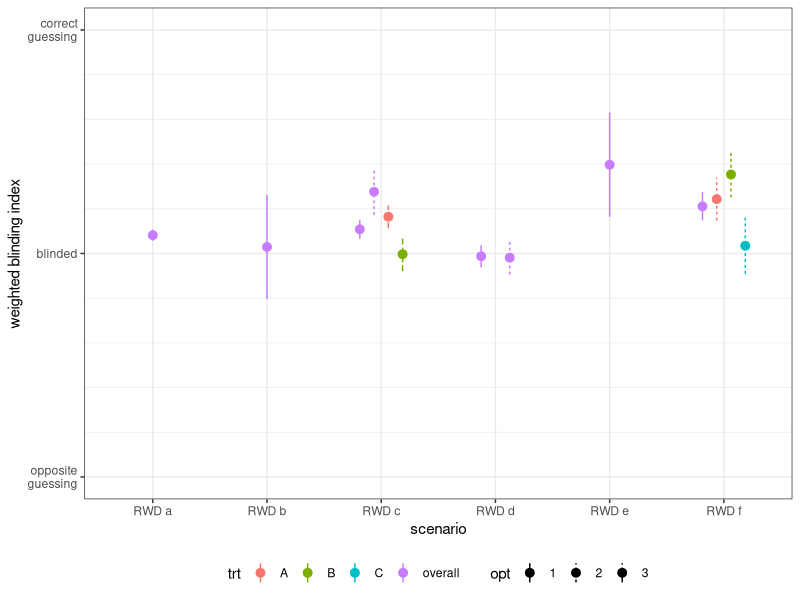

R code for this plot:
options(scipen = 8)

library(tidyverse)
library(broom)

## real world data scenarios

# RWD a)
rwd_a <- crossing(trt = c("A", "B"),
         guess = c("A", "B", "DK")) %>%
  mutate(n = c(557, 427, 756,
               418, 573, 764)) %>%
  mutate(w = case_when(guess == "DK" ~ 0,
                       trt == guess ~ 1,
                       trt != guess ~ -1)) %>%
  uncount(n) %>%
  lm(w ~ 1, data = .) %>%
  tidy(., conf.int = TRUE)
rwd_a

# RWD b)
rwd_b <- crossing(trt = c("A", "B"),
         guess = c("A", "B", "DK")) %>%
  mutate(n = c(15, 18, 0, 
               13, 18, 5)) %>%
  mutate(w = case_when(guess == "DK" ~ 0,
                       trt == guess ~ 1,
                       trt != guess ~ -1)) %>%
  uncount(n) %>%
  lm(w ~ 1, data = .) %>%
  tidy(., conf.int = TRUE)

rwd_b


# RWD c)
rwd_c1 <- crossing(trt = c("A", "B"),
         guess = c("def A", "poss A", "poss B", "def B", "DK")) %>%
  mutate(guess = factor(guess, c("def A", "poss A", "poss B", "def B", "DK"))) %>%
  arrange(trt, guess) %>%
  mutate(n = c(38, 44, 21, 4, 170,
               11, 16, 21, 8, 83)) %>%
  mutate(w = case_when(guess == "DK" ~ 0,
                       trt == "A" & guess == "def A" ~ 1,
                       trt == "B" & guess == "def B" ~ 1,
                       trt == "B" & guess == "def A" ~ -1,
                       trt == "A" & guess == "def B" ~ -1,
                       trt == "A" & guess == "poss A" ~ 0.5,
                       trt == "B" & guess == "poss B" ~ 0.5,
                       trt == "B" & guess == "poss A" ~ -0.5,
                       trt == "A" & guess == "poss B" ~ -0.5)) %>%
  uncount(n) %>%
  lm(w ~ 1, data = .) %>%
  tidy(., conf.int = TRUE)
rwd_c1

rwd_c2 <- crossing(trt = c("A", "B"),
         guess = c("def A", "poss A", "poss B", "def B", "DK")) %>%
  mutate(guess = factor(guess, c("def A", "poss A", "poss B", "def B", "DK"))) %>%
  arrange(trt, guess) %>%
  mutate(n = c(38, 44, 21, 4, 170,
               11, 16, 21, 8, 83)) %>%
  mutate(w = case_when(guess == "DK" ~ NA,
                       trt == "A" & guess == "def A" ~ 1,
                       trt == "B" & guess == "def B" ~ 1,
                       trt == "B" & guess == "def A" ~ -1,
                       trt == "A" & guess == "def B" ~ -1,
                       trt == "A" & guess == "poss A" ~ 0.5,
                       trt == "B" & guess == "poss B" ~ 0.5,
                       trt == "B" & guess == "poss A" ~ -0.5,
                       trt == "A" & guess == "poss B" ~ -0.5)) %>%
  uncount(n) %>%
  lm(w ~ 1, data = .) %>%
  tidy(., conf.int = TRUE)
rwd_c2

tmp <- crossing(trt = c("A", "B"),
                   guess = c("def A", "poss A", "poss B", "def B", "DK")) %>%
  mutate(guess = factor(guess, c("def A", "poss A", "poss B", "def B", "DK"))) %>%
  arrange(trt, guess) %>%
  mutate(n = c(38, 44, 21, 4, 170,
               11, 16, 21, 8, 83)) %>%
  mutate(w = case_when(guess == "DK" ~ 0,
                       trt == "A" & guess == "def A" ~ 1,
                       trt == "B" & guess == "def B" ~ 1,
                       trt == "B" & guess == "def A" ~ -1,
                       trt == "A" & guess == "def B" ~ -1,
                       trt == "A" & guess == "poss A" ~ 0.5,
                       trt == "B" & guess == "poss B" ~ 0.5,
                       trt == "B" & guess == "poss A" ~ -0.5,
                       trt == "A" & guess == "poss B" ~ -0.5)) %>%
  uncount(n) 
rwd_c3 <- tmp %>%
  group_by(trt) %>%
  nest() %>%
  mutate(out = map(data, ~ lm(w ~ 1, data = .)),
         res = map(out, ~ tidy(., conf.int = TRUE))) %>%
  select(-data, -out) %>%
  unnest(res)
rwd_c3

# RWD d)
rwd_d1 <- crossing(trt = c("A", "B"),
         guess = c("def A", "poss A", "poss B", "def B", "DK")) %>%
  mutate(guess = factor(guess, c("def A", "poss A", "poss B", "def B", "DK"))) %>%
  arrange(trt, guess) %>%
  mutate(n = c(0, 4, 3, 0, 32,
               0, 6, 3, 0, 32)) %>%
  mutate(w = case_when(guess == "DK" ~ 0,
                       trt == "A" & guess == "def A" ~ 1,
                       trt == "B" & guess == "def B" ~ 1,
                       trt == "B" & guess == "def A" ~ -1,
                       trt == "A" & guess == "def B" ~ -1,
                       trt == "A" & guess == "poss A" ~ 0.5,
                       trt == "B" & guess == "poss B" ~ 0.5,
                       trt == "B" & guess == "poss A" ~ -0.5,
                       trt == "A" & guess == "poss B" ~ -0.5)) %>%
  uncount(n) %>%
  lm(w ~ 1, data = .) %>%
  tidy(., conf.int = TRUE)
rwd_d1

rwd_d2 <- crossing(trt = c("A", "B"),
         guess = c("def A", "poss A", "poss B", "def B", "DK")) %>%
  mutate(guess = factor(guess, c("def A", "poss A", "poss B", "def B", "DK"))) %>%
  arrange(trt, guess) %>%
  mutate(n = c(0, 4, 3, 0, 32,
               0, 6, 3, 0, 32)) %>%
  mutate(w = case_when(guess == "DK" ~ 0,
                       trt == "A" & guess == "def A" ~ 1,
                       trt == "B" & guess == "def B" ~ 1,
                       trt == "B" & guess == "def A" ~ -1,
                       trt == "A" & guess == "def B" ~ -1,
                       trt == "A" & guess == "poss A" ~ 0.75,
                       trt == "B" & guess == "poss B" ~ 0.75,
                       trt == "B" & guess == "poss A" ~ -0.75,
                       trt == "A" & guess == "poss B" ~ -0.75)) %>%
  uncount(n) %>%
  lm(w ~ 1, data = .) %>%
  tidy(., conf.int = TRUE)
rwd_d2

# RWD e)
rwd_e <- crossing(trt = c("A", "B"),
         guess = c("A", "B")) %>%
  mutate(n = c(42, 0, 
               19, 2)) %>%
  mutate(w = case_when(guess == "DK" ~ 0,
                       trt == guess ~ 1,
                       trt != guess ~ -1)) %>%
  uncount(n) %>%
  lm(w ~ 1, data = .) %>%
  tidy(., conf.int = TRUE)
rwd_e 

# RWD f)
tmp <- crossing(trt = c("A", "B", "C"),
         guess = c("A", "B", "C", "DK")) %>%
  mutate(n = c(41, 66, 30, 44, 
               27, 72, 24, 51, 
               22, 36, 64, 52)) %>%
  mutate(w = case_when(guess == "DK" ~ 0,
                       trt == guess ~ 1,
                       trt %in% c("A", "B") & guess == "C" ~ -1,
                       trt == "C" & guess %in% c("A", "B") ~ -1,
                       trt == "A" & guess == "B" ~ 0.5,
                       trt == "B" & guess == "A" ~ 0.5)) %>%
  uncount(n)

rwd_f1 <- tmp %>%
  lm(w ~ 1, data = .) %>%
  tidy(., conf.int = TRUE)
rwd_f1

rwd_f2 <- tmp %>%
  group_by(trt) %>%
  nest() %>%
  mutate(out = map(data, ~ lm(w ~ 1, data = .)),
         res = map(out, ~ tidy(., conf.int = TRUE))) %>%
  select(-data, -out) %>%
  unnest(res)
rwd_f2

### comparison

bind_rows(rwd_a %>% mutate(scenario = "RWD a"),
          rwd_b %>% mutate(scenario = "RWD b"),
          rwd_c1 %>% mutate(scenario = "RWD c", opt = 1),
          rwd_c2 %>% mutate(scenario = "RWD c", opt = 2),
          rwd_c3 %>% mutate(scenario = "RWD c", opt = 3),
          rwd_d1 %>% mutate(scenario = "RWD d", opt = 1),
          rwd_d2 %>% mutate(scenario = "RWD d", opt = 2),
          rwd_e %>% mutate(scenario = "RWD e"),
          rwd_f1 %>% mutate(scenario = "RWD f", opt = 1),
          rwd_f2 %>% mutate(scenario = "RWD f", opt = 2)) %>%
  mutate(opt = as.character(opt)) %>%
  replace_na(list(opt = "1", trt = "overall")) %>%
  mutate(version = paste(opt, trt, sep = "")) %>%
  ggplot(aes(scenario, estimate, 
             ymin = conf.low, ymax = conf.high,
             linetype = opt, color = trt)) + 
  geom_pointrange(position = position_dodge(width = 0.5)) + 
  ylab("weighted blinding index") +
  scale_y_continuous(limits = c(-1, 1),
                     breaks = c(-1, 0, 1),
                     labels = c("opposite\nguessing", 
                                "blinded", 
                                "correct\nguessing"),
                     minor_breaks = seq(-1, 1, 0.2)) +
  theme_bw() + 
  theme(legend.position = "bottom")
